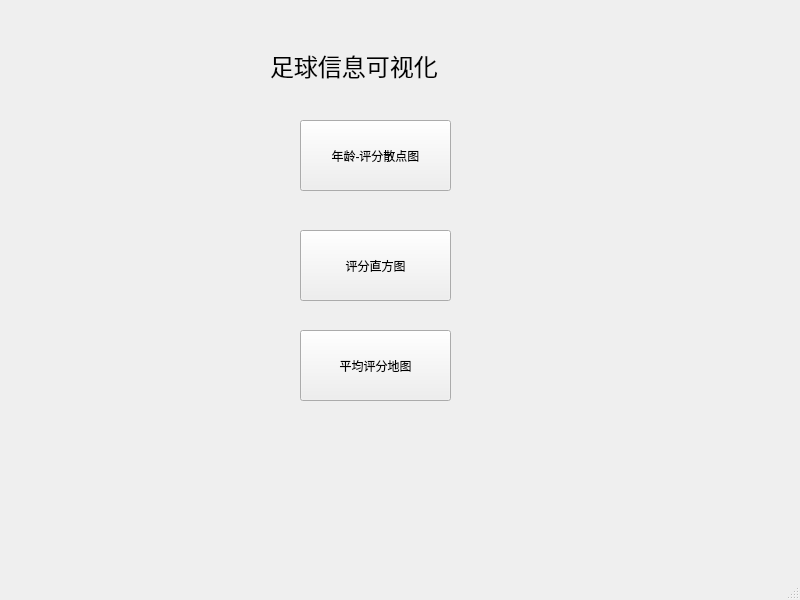
<?xml version="1.0" encoding="UTF-8"?>
<ui version="4.0">
 <class>MainWindow</class>
 <widget class="QMainWindow" name="MainWindow">
  <property name="geometry">
   <rect>
    <x>0</x>
    <y>0</y>
    <width>800</width>
    <height>600</height>
   </rect>
  </property>
  <property name="windowTitle">
   <string>数据可视化</string>
  </property>
  <widget class="QWidget" name="centralwidget">
   <widget class="QLabel" name="label">
    <property name="geometry">
     <rect>
      <x>270</x>
      <y>20</y>
      <width>311</width>
      <height>91</height>
     </rect>
    </property>
    <property name="font">
     <font>
      <pointsize>18</pointsize>
     </font>
    </property>
    <property name="text">
     <string>足球信息可视化</string>
    </property>
   </widget>
   <widget class="QPushButton" name="pushButton">
    <property name="geometry">
     <rect>
      <x>300</x>
      <y>120</y>
      <width>151</width>
      <height>71</height>
     </rect>
    </property>
    <property name="text">
     <string>年龄-评分散点图</string>
    </property>
   </widget>
   <widget class="QPushButton" name="pushButton_2">
    <property name="geometry">
     <rect>
      <x>300</x>
      <y>230</y>
      <width>151</width>
      <height>71</height>
     </rect>
    </property>
    <property name="text">
     <string>评分直方图</string>
    </property>
   </widget>
   <widget class="QPushButton" name="pushButton_3">
    <property name="geometry">
     <rect>
      <x>300</x>
      <y>330</y>
      <width>151</width>
      <height>71</height>
     </rect>
    </property>
    <property name="text">
     <string>平均评分地图</string>
    </property>
   </widget>
  </widget>
  <widget class="QMenuBar" name="menubar">
   <property name="geometry">
    <rect>
     <x>0</x>
     <y>0</y>
     <width>800</width>
     <height>26</height>
    </rect>
   </property>
  </widget>
  <widget class="QStatusBar" name="statusbar"/>
 </widget>
 <resources/>
 <connections/>
</ui>
